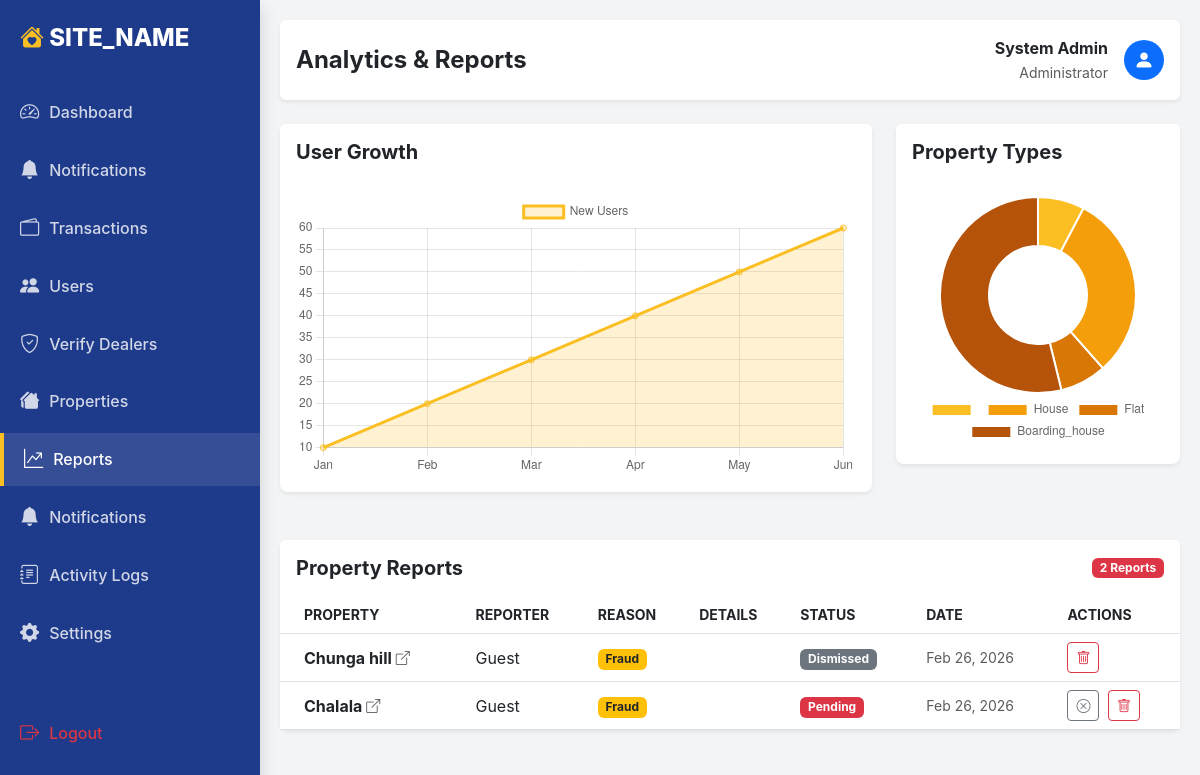
The page /admin/reports.php (signed in) on the database its author committed.
### tables this page shows
CREATE TABLE `property_reports` (
  `id` int(11) NOT NULL,
  `property_id` int(11) NOT NULL,
  `user_id` int(11) DEFAULT NULL,
  `reason` varchar(100) NOT NULL,
  `details` text DEFAULT NULL,
  `status` enum('pending','reviewed','dismissed') DEFAULT 'pending',
  `created_at` timestamp NOT NULL DEFAULT current_timestamp()
);

CREATE TABLE `properties` (
  `id` int(11) NOT NULL,
  `dealer_id` int(11) NOT NULL,
  `title` varchar(255) NOT NULL,
  `description` text DEFAULT NULL,
  `price` decimal(10,2) NOT NULL,
  `currency` varchar(10) DEFAULT 'ZMW',
  `bedrooms` int(11) DEFAULT NULL,
  `bathrooms` int(11) DEFAULT NULL,
  `rooms` int(11) DEFAULT NULL,
  `size_sqm` decimal(10,2) DEFAULT NULL,
  `property_type` enum('house','apartment','flat','boarding_house','land','commercial','wedding_venue','restaurant','lodge','studio','cottage','manor','salon','gadget','mechanic','other_service') NOT NULL DEFAULT 'house',
  `listing_purpose` enum('rent','sale','booking','service','auction','lease') NOT NULL DEFAULT 'rent',
  `location` varchar(255) NOT NULL,
  `city` varchar(100) DEFAULT NULL,
  `country` varchar(100) DEFAULT NULL,
  `latitude` decimal(10,8) DEFAULT NULL,
  `longitude` decimal(11,8) DEFAULT NULL,
  `status` enum('available','rented') DEFAULT 'available',
  `verification_image` varchar(255) DEFAULT NULL,
  `is_verified` tinyint(1) DEFAULT 0,
  `amenities` text DEFAULT NULL,
  `video_url` varchar(255) DEFAULT NULL,
  `views` int(11) DEFAULT 0,
  `is_featured` tinyint(1) DEFAULT 0,
  `is_boosted` tinyint(1) DEFAULT 0,
  `created_at` timestamp NOT NULL DEFAULT current_timestamp(),
  `capacity` int(11) DEFAULT NULL,
  `people_per_room` int(11) DEFAULT NULL,
  `event_type` varchar(255) DEFAULT NULL,
  `catering_available` tinyint(1) DEFAULT 0,
  `equipment_available` tinyint(1) DEFAULT 0,
  `emails_sent` tinyint(1) DEFAULT 0
);

### admin/reports.php (the view, shortened to what this page needs)
<?php
try {
    $pdo = new PDO("mysql:host=" . DB_HOST . ";dbname=" . DB_NAME, DB_USER, DB_PASS);
    $pdo->setAttribute(PDO::ATTR_ERRMODE, PDO::ERRMODE_EXCEPTION);
    $monthly_users = [
        'labels' => ['Jan', 'Feb', 'Mar', 'Apr', 'May', 'Jun'],
        'data' => [10, 20, 30, 40, 50, 60]
    ];
    $stmt = $pdo->query("SELECT property_type, COUNT(*) as count FROM properties GROUP BY property_type");
    $property_types = $stmt->fetchAll(PDO::FETCH_ASSOC);
    $prop_labels = [];
    $prop_data = [];
    foreach ($property_types as $type) {
        $prop_labels[] = ucfirst($type['property_type']);
        $prop_data[] = $type['count'];
    }
    $stmt = $pdo->query("SELECT r.*, p.title as property_title, u.name as reporter_name
                         FROM property_reports r
                         LEFT JOIN properties p ON r.property_id = p.id
                         LEFT JOIN users u ON r.user_id = u.id
                         ORDER BY r.created_at DESC");
    $reports = $stmt->fetchAll(PDO::FETCH_ASSOC);
} catch (PDOException $e) {
    die("DB ERROR: " . $e->getMessage());
}
?>
<!DOCTYPE html>
<html lang="en">
<head>
    <link href="https://cdn.jsdelivr.net/npm/bootstrap@5.3.0/dist/css/bootstrap.min.css" rel="stylesheet">
    <link rel="stylesheet" href="https://cdn.jsdelivr.net/npm/bootstrap-icons@1.10.0/font/bootstrap-icons.css">
    <link rel="stylesheet" href="../assets/css/admin.css">
</head>
<body>
    <?php include 'includes/sidebar.php'; ?>
    <div class="admin-main">
        <div class="d-flex justify-content-between align-items-center mb-4 bg-white p-3 rounded shadow-sm">
            <h4 class="mb-0 fw-bold text-dark">Analytics & Reports</h4>
            <div class="d-flex align-items-center">
                <div class="me-3 text-end">
                    <p class="mb-0 fw-bold text-dark"><?php echo $_SESSION['user_name']; ?></p>
                    <small class="text-muted">Administrator</small>
                </div>
                <div class="bg-primary text-white rounded-circle d-flex align-items-center justify-content-center" style="width: 40px; height: 40px;">
                    <i class="bi bi-person-fill fs-5"></i>
                </div>
            </div>
        </div>
        <div class="row g-4 mb-5">
            <div class="col-md-8">
                <div class="card border-0 shadow-sm rounded-3">
                    <div class="card-header bg-white border-0 py-3">
                        <h5 class="fw-bold mb-0">User Growth</h5>
                    </div>
                    <div class="card-body">
                        <canvas id="userGrowthChart"></canvas>
                    </div>
                </div>
            </div>
            <div class="col-md-4">
                <div class="card border-0 shadow-sm rounded-3">
                    <div class="card-header bg-white border-0 py-3">
                        <h5 class="fw-bold mb-0">Property Types</h5>
                    </div>
                    <div class="card-body">
                        <canvas id="propertyTypesChart"></canvas>
                    </div>
                </div>
            </div>
        </div>
        <div class="card border-0 shadow-sm rounded-3">
            <div class="card-header bg-white border-0 py-3 d-flex justify-content-between align-items-center">
                <h5 class="fw-bold mb-0">Property Reports</h5>
                <span class="badge bg-danger"><?php echo count($reports); ?> Reports</span>
            </div>
            <div class="card-body p-0">
                <div class="table-responsive">
                    <table class="table table-hover align-middle mb-0">
                        <thead class="bg-light text-muted small text-uppercase">
                            <tr>
                                <th class="ps-4">Property</th>
                                <th>Reporter</th>
                                <th>Reason</th>
                                <th>Details</th>
                                <th>Status</th>
                                <th>Date</th>
                                <th>Actions</th>
                            </tr>
                        </thead>
                        <tbody>
                            <?php if (count($reports) > 0): ?>
                                <?php foreach ($reports as $report): ?>
                                    <tr>
                                        <td class="ps-4">
                                            <a href="../property_details.php?id=<?php echo $report['property_id']; ?>" target="_blank" class="fw-bold text-decoration-none text-dark">
                                                <?php echo htmlspecialchars($report['property_title'] ?? 'Unknown Property'); ?> <i class="bi bi-box-arrow-up-right small text-muted"></i>
                                            </a>
                                        </td>
                                        <td>
                                            <?php echo htmlspecialchars($report['reporter_name'] ?? 'Guest'); ?>
                                        </td>
                                        <td><span class="badge bg-warning text-dark"><?php echo ucfirst($report['reason']); ?></span></td>
                                        <td class="text-muted small" style="max-width: 200px; overflow: hidden; text-overflow: ellipsis; white-space: nowrap;" title="<?php echo htmlspecialchars($report['details']); ?>">
                                        </td>
                                        <td>
                                            <?php if($report['status'] == 'pending'): ?>
                                                <span class="badge bg-danger">Pending</span>
                                            <?php elseif($report['status'] == 'dismissed'): ?>
                                                <span class="badge bg-secondary">Dismissed</span>
                                            <?php else: ?>
                                                <span class="badge bg-success">Reviewed</span>
                                            <?php endif; ?>
                                        </td>
                                        <td class="text-muted small"><?php echo date('M d, Y', strtotime($report['created_at'])); ?></td>
                                        <td>
                                            <?php if($report['status'] != 'dismissed'): ?>
                                                <a href="reports.php?action=dismiss&id=<?php echo $report['id']; ?>" class="btn btn-sm btn-outline-secondary me-1" title="Dismiss">
                                                    <i class="bi bi-x-circle"></i>
                                                </a>
                                            <?php endif; ?>
                                            <a href="reports.php?action=delete&id=<?php echo $report['id']; ?>" class="btn btn-sm btn-outline-danger" title="Delete" onclick="return confirm('Are you sure?')">
                                                <i class="bi bi-trash"></i>
                                            </a>
                                        </td>
                                    </tr>
                                <?php endforeach; ?>
                            <?php endif; ?>
                        </tbody>
                    </table>
                </div>
            </div>
        </div>
    </div>
    <script>
        // User Growth Chart
        const ctxUser = document.getElementById('userGrowthChart').getContext('2d');
        new Chart(ctxUser, {
            type: 'line',
            data: {
                labels: <?php echo json_encode($monthly_users['labels']); ?>,
                datasets: [{
                    label: 'New Users',
                    data: <?php echo json_encode($monthly_users['data']); ?>,
                    borderColor: '#fbbf24',
                    backgroundColor: 'rgba(251, 191, 36, 0.2)',
                    fill: true,
                    tension: 0.4
                }]
            },
            options: {
                responsive: true,
                plugins: {
                    legend: { position: 'top' },
                }
            }
        });
        // Property Types Chart
        const ctxProp = document.getElementById('propertyTypesChart').getContext('2d');
        new Chart(ctxProp, {
            type: 'doughnut',
            data: {
                labels: <?php echo json_encode($prop_labels); ?>,
                datasets: [{
                    data: <?php echo json_encode($prop_data); ?>,
                    backgroundColor: [
                        '#fbbf24', '#f59e0b', '#d97706', '#b45309', '#78350f', '#fffbeb'
                    ]
                }]
            },
            options: {
                responsive: true,
                plugins: {
                    legend: { position: 'bottom' }
                }
            }
        });
    </script>
</body>
</html>

### assets/css/admin.css (style rules this page uses)
:root { --admin-primary: #1e3a8a; --admin-secondary: #f3f4f6; --admin-text: #1f2937; --admin-accent: #fbbf24; }
body { background-color: var(--admin-secondary); font-family: 'Inter', sans-serif; }
.admin-main { margin-left: 260px; padding: 20px; position: relative; z-index: 1; }

### rows shown on the page
property_reports: property.title "Chunga hill", reporter_name "Guest", reason "Fraud", status "Dismissed", created_at "Feb 26, 2026"
property_reports: property.title "Chalala", reporter_name "Guest", reason "Fraud", status "Pending", created_at "Feb 26, 2026"

### other values the page prints
SITE_NAME "SITE_NAME"
$_SESSION['user_name'] "System Admin"
count($reports) "2"
chart data {{ json_encode($monthly_users['labels']) }} ["Jan","Feb","Mar","Apr","May","Jun"]
chart data {{ json_encode($monthly_users['data']) }} [10,20,30,40,50,60]
chart data {{ json_encode($prop_data) }} [1,4,1,7]
